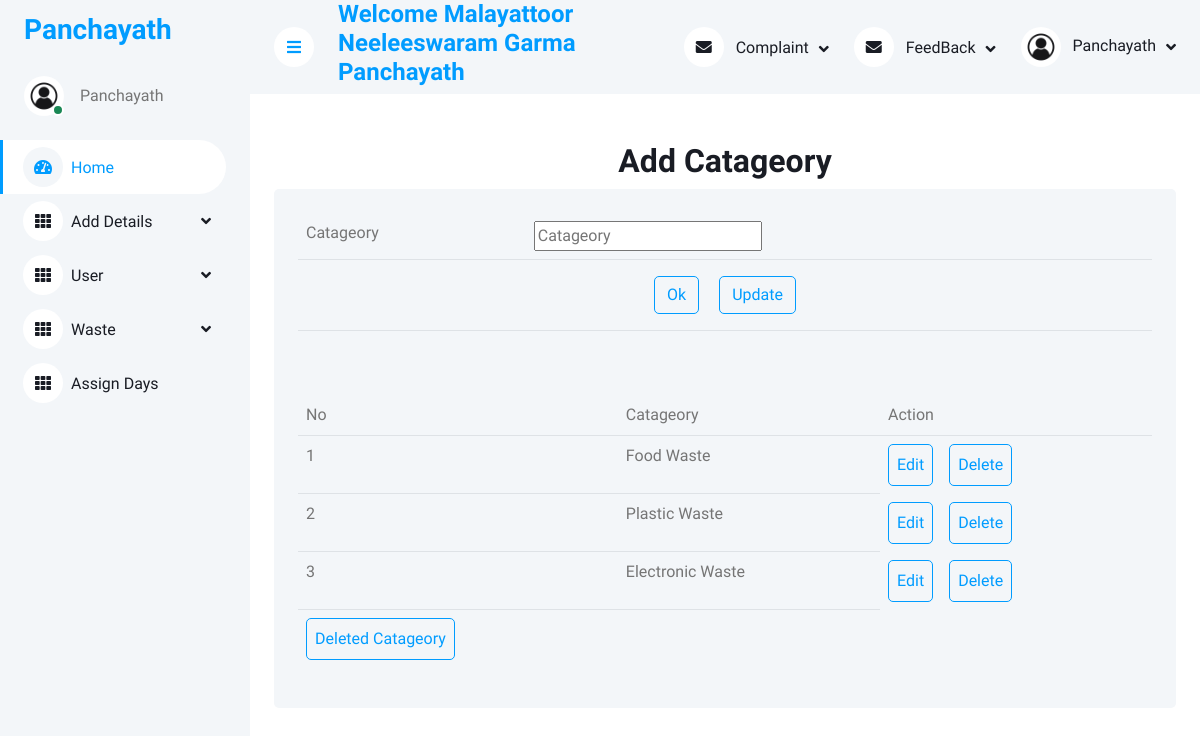
/E-Waste/Panjayath/Add_catageory.php (signed in), run on the app's committed database.
### tables this page shows
CREATE TABLE `tbl_catageory` (
  `cat_id` int(11) NOT NULL auto_increment,
  `cat_name` varchar(20) NOT NULL,
  `cat_status` int(1) NOT NULL default '0',
  PRIMARY KEY  (`cat_id`)
);

### E-Waste/Panjayath/Add_catageory.php (the view, shortened to what this page needs)
<!DOCTYPE html>
<html>
<head>
	<div class="container-xxl position-relative bg-white d-flex p-0">
<?php
include("../Connection/Connection.php");
include("Home1.php");
?>
</head>
<body>
<form method="POST">
	<div class="container-fluid pt-4 px-4">
	<h2 align="center">Add Catageory</h2>
	<div class="bg-light rounded h-100 p-4">
	<table class="table table-hover">
		<tr>
			<td>Catageory</td>
			<td><input type="text" name="txtcatageory" required="required" pattern="[a-zA-Z ]{4,40}" title="Enter Correct Catageory" placeholder="Catageory" value="<?php echo $cat; ?>"></td>
		</tr>
		<tr>
			<td colspan="2" align="center"><input class="btn btn-outline-primary m-2" type="submit" name="btnsub" value="Ok">
				<input type="submit" class="btn btn-outline-primary m-2" name="btnupdate" value="Update"></td>
		</tr>
	</table>
	<br><br>
<table class="table table-hover">
	<tr>
		<td>No</td>
		<td>Catageory</td>
		<td>Action</td>
	</tr>
	<?php
	$sel = "select * from tbl_catageory where cat_status = '0'";
	$result = $con->query($sel);
	if ($result->num_rows!=NULL) {
		$i=0;
		while($row = $result->fetch_assoc())
		{
			$i = $i+1;
			?>
			<tr>
				<td><?php echo $i ; ?></td>
				<td><?php echo $row["cat_name"]; ?></td>
				<td class="btn btn-outline-primary m-2"><a href="Add_catageory.php?upid=<?php echo $row["cat_id"]; ?>">Edit</a></td>
				<td class="btn btn-outline-primary m-2"><a href="Add_catageory.php?delid=<?php echo $row["cat_id"]; ?>">Delete</a></td>
			</tr>
			<?php
		}
	}
	?>
	<tr>
				<td class="btn btn-outline-primary m-2" colspan="5" align="center"><a href="Deleted_catageory.php">Deleted Catageory</a></td>
			</tr>
</table>
</form>
</body>
</html>

### E-Waste/Panjayath/Template/css/style.css (style rules this page uses)
:root { --primary: #009CFF; --light: #F3F6F9; --dark: #191C24; }
.btn { transition: .5s; }

### data on the page
tbl_catageory: cat_name "Food Waste"
tbl_catageory: cat_name "Plastic Waste"
tbl_catageory: cat_name "Electronic Waste"

### other printed values
$_SESSION['panname'] "Malayattoor Neeleeswaram Garma Panchayath"
